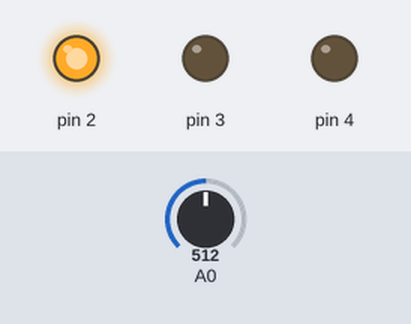
The sketch below on a simulated Arduino Uno, built with avr-gcc and run on an emulated ATmega328P. Shown: output pins drawn as LEDs (lit = HIGH). The inputs (shaded band) are chosen by the test bench; at power-on: A0 = 512.

Above: at 1.8 s.
1.9 s: A0 set to 169
3.4 s: A0 set to 148
At 5.0 s:
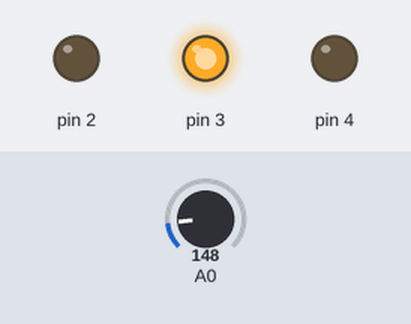
5.5 s: A0 set to 122
At 6.5 s:
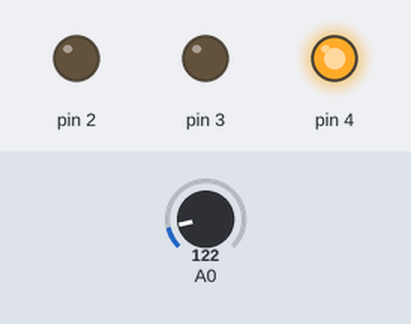
7.5 s: A0 set to 306
At 9.2 s:
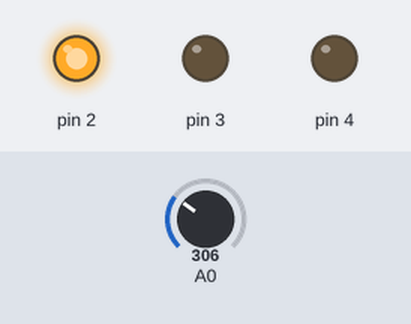
9.5 s: A0 set to 17
At 10.8 s:
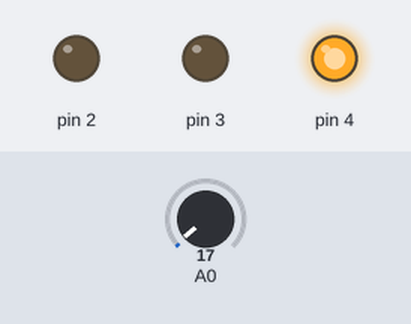
Timing chart, 0 to 12.5 s (numbered marks = the images above; inputs shaded):
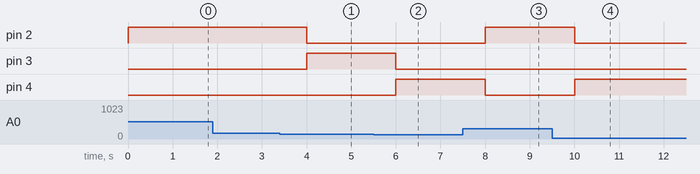

Measured:
- the behaviour switches between 157 and 156 on A0 (found by bisection; images 0 and 1)
- after the input at 1.9 s, every drawn part: stays the same
- after the input at 3.4 s, pin 2: HIGH → LOW after 0.60 s; pin 3: LOW → HIGH after 0.60 s
- after the input at 5.5 s, pin 3: HIGH → LOW after 0.50 s; pin 4: LOW → HIGH after 0.50 s
- after the input at 7.5 s, pin 2: LOW → HIGH after 0.50 s; pin 4: HIGH → LOW after 0.50 s
- after the input at 9.5 s, pin 2: HIGH → LOW after 0.50 s; pin 4: LOW → HIGH after 0.50 s

The sketch:

_____.ino
```cpp
void setup()
{
  pinMode(A0, INPUT);
  Serial.begin(9600);

  pinMode(2, OUTPUT);
  pinMode(3, OUTPUT);
  pinMode(4, OUTPUT);
}

void loop()
{
  // measure temperature in Celsius
  int celsius = map(((analogRead(A0) - 20) * 3.04), 0, 1023, -40, 125);

  /*
  // convert to Fahrenheit
  int fahrenheit = ((celsius * 9) / 5 + 32);

  Serial.print(celsius);
  Serial.print(" C, ");
  Serial.print(fahrenheit);
  Serial.println(" F");
  */

  if (celsius < 16) {
    digitalWrite(2, LOW);
    digitalWrite(3, LOW);
    digitalWrite(4, HIGH);
  } else if (celsius >= 16 && celsius < 27) {
    digitalWrite(2, LOW);
    digitalWrite(3, HIGH);
    digitalWrite(4, LOW);
  } else {
    digitalWrite(2, HIGH);
    digitalWrite(3, LOW);
    digitalWrite(4, LOW);
  }

  delay(1000);
}
```
